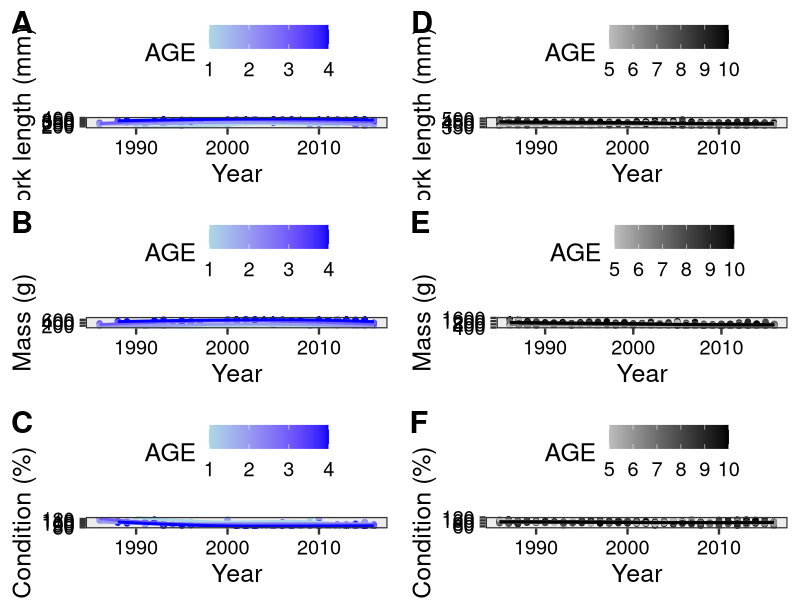
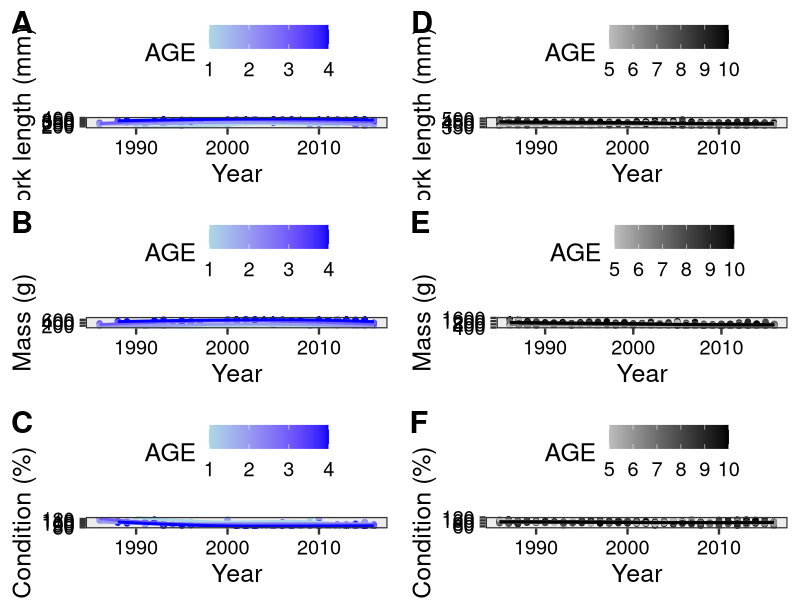

These charts were generated, in order, by the following R code:
# load packages
library(tidyverse)
library(cowplot)

# read in data, format data, filter out spring captures
l373 <- read.csv("data/373_LT_DB_2016.csv") %>% 
  mutate(DATE_CATCH = as.POSIXct(DATE_CATCH, format="%m/%d/%Y")) %>%
  mutate(DATE_CATCH = as.Date(DATE_CATCH)) %>%
  mutate(Year = year(DATE_CATCH), Month = month(DATE_CATCH), taxon = as.character(taxon)) %>%
  filter(taxon == "F081") %>% # keep only lake trout
  filter(!Month < 7) %>% # remove spring data
  filter(!Year == 1982) %>% # remove 1982 data - small sample and was exploratory gill netting
  mutate(Ws = 10^(-5.681 + 3.2462*(log10(TOTAL_LENGTH)))) %>% # calculates standard weight for each fish based on its FL
  mutate(rW = WEIGHT/Ws*100) # calculates relative weight for each fish


# plot fork length at age for ages <=4
a=
  l373 %>%
  filter(AGE <= 4) %>%
  ggplot(aes(x = Year, y = FORK_LENGTH, group = AGE, colour = AGE)) +
  scale_colour_continuous(low = "light blue", high = "blue")+
  geom_point() +
  geom_smooth(span = 1, se = F) +
  theme_bw(base_size=18)+
  ylab("Fork length (mm)")+
  theme(legend.position="top")+
  theme(axis.text.x = element_text(colour = 'black'),
        axis.text.y = element_text(colour = 'black')) 

# plot fork length at age for ages >4 and <11 
b=
  l373 %>%
  filter(AGE > 4 & AGE < 11) %>%
  ggplot(aes(x = Year, y = FORK_LENGTH, group = AGE, colour = AGE)) +
  scale_colour_continuous(low = "grey", high = "black")+
  geom_point() +
  geom_smooth(span = 1, se = F) +
  theme_bw(base_size=18)+
  #scale_y_continuous(limits = c(230, 450)) +
  ylab("Fork length (mm)")+
  theme(legend.position="top")+
  theme(axis.text.x = element_text(colour = 'black'),
        axis.text.y = element_text(colour = 'black')) 

# plot mass at age for ages <=4
c=
  l373 %>%
  filter(AGE <= 4) %>%
  ggplot(aes(x = Year, y = WEIGHT, group = AGE, colour = AGE)) +
  scale_colour_continuous(low = "light blue", high = "blue")+
  geom_point() +
  geom_smooth(span = 1, se = F) +
  theme_bw(base_size=18)+
  ylab("Mass (g)")+
  theme(legend.position="top")+
  theme(axis.text.x = element_text(colour = 'black'),
        axis.text.y = element_text(colour = 'black')) 

# plot mass at age for ages >4 and <11 
d=
  l373 %>%
  filter(AGE > 4 & AGE < 11) %>%
  ggplot(aes(x = Year, y = WEIGHT, group = AGE, colour = AGE)) +
  scale_colour_continuous(low = "grey", high = "black")+
  geom_point() +
  geom_smooth(span = 1, se = F) +
  theme_bw(base_size=18)+
  #scale_y_continuous(limits = c(230, 450)) +
  ylab("Mass (g)")+
  theme(legend.position="top")+
  theme(axis.text.x = element_text(colour = 'black'),
        axis.text.y = element_text(colour = 'black')) 

# plot condition (relative weight) at age for ages <=4  
e=
  l373 %>%
  filter(AGE <= 4) %>%
  ggplot(aes(x = Year, y = rW, group = AGE, colour = AGE)) +
  scale_colour_continuous(low = "light blue", high = "blue")+
  geom_point() +
  geom_smooth(span = 1, se = F) +
  theme_bw(base_size=18)+
  ylab("Condition (%)")+
  theme(legend.position="top")+
  theme(axis.text.x = element_text(colour = 'black'),
        axis.text.y = element_text(colour = 'black')) 


# plot condition (relative weight) at age for ages >4 and <11   
f=
  l373 %>%
  filter(AGE > 4 & AGE < 11) %>%
  mutate(rW = WEIGHT/Ws*100) %>%
  ggplot(aes(x = Year, y = rW, group = AGE, colour = AGE)) +
  scale_colour_continuous(low = "grey", high = "black")+
  geom_point() +
  geom_smooth(span = 1, se = F) +
  theme_bw(base_size=18)+
  ylab("Condition (%)")+
  theme(legend.position="top")+
  scale_y_continuous(limits = c(50, 120)) +
  theme(axis.text.x = element_text(colour = 'black'),
        axis.text.y = element_text(colour = 'black'))

plot_grid(a, b, c, d, e, f, ncol=2, labels=c("A", "D", "B", "E", "C", "F"), 
          label_size=22)
# save  plot
ggsave("figs/fig_s2_l373_saa.tiff", width=12, height=17, units="in", dpi=500)

